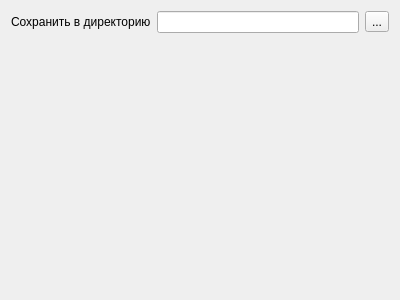
<?xml version="1.0" encoding="UTF-8"?>
<ui version="4.0">
 <class>ExportR51StomatologyOutDirPage</class>
 <widget class="QWidget" name="ExportR51StomatologyOutDirPage">
  <property name="geometry">
   <rect>
    <x>0</x>
    <y>0</y>
    <width>400</width>
    <height>300</height>
   </rect>
  </property>
  <property name="windowTitle">
   <string>Form</string>
  </property>
  <layout class="QGridLayout">
   <item row="0" column="0">
    <widget class="QLabel" name="lblDir">
     <property name="text">
      <string>Сохранить в директорию</string>
     </property>
    </widget>
   </item>
   <item row="0" column="1">
    <widget class="QLineEdit" name="edtDir"/>
   </item>
   <item row="0" column="2">
    <widget class="QToolButton" name="btnSelectDir">
     <property name="text">
      <string>...</string>
     </property>
    </widget>
   </item>
   <item row="1" column="0">
    <spacer>
     <property name="orientation">
      <enum>Qt::Vertical</enum>
     </property>
     <property name="sizeHint" stdset="0">
      <size>
       <width>128</width>
       <height>241</height>
      </size>
     </property>
    </spacer>
   </item>
  </layout>
 </widget>
 <resources/>
 <connections/>
</ui>
